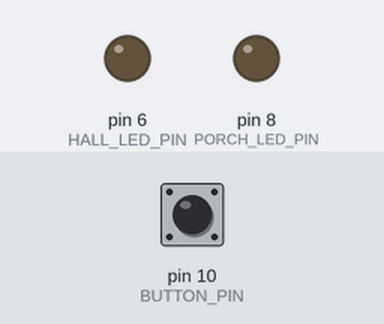
This sketch was run on a simulated Arduino Uno, built with avr-gcc and run on an emulated ATmega328P. On the bench: output pins drawn as LEDs (lit = HIGH). Inputs (shaded band) come from the test bench; at power-on: pin 10 (BUTTON_PIN) HIGH.

Above: at 1.2 s.
1.3 s: pin 10 (BUTTON_PIN) pulled LOW for 0.15 s
At 1.8 s:
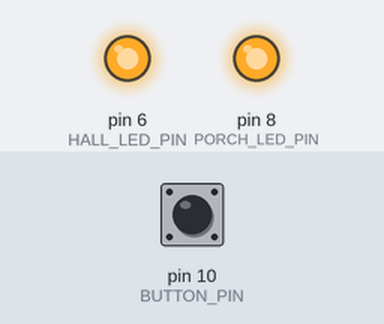
At 31.8 s:
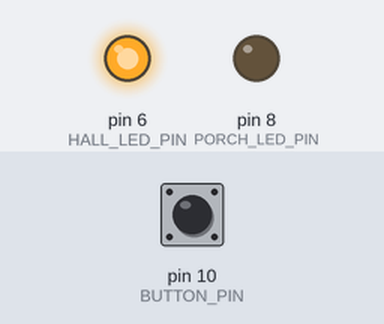
Timing chart, 0 to 32.7 s (numbered marks = the images above; inputs shaded):
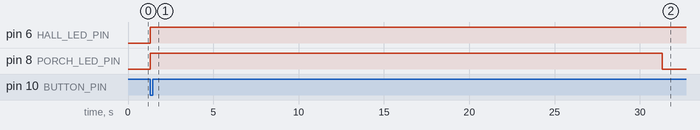

The sketch:

Lights_on.ino
```cpp
#define PORCH_LED_PIN 8
#define HALL_LED_PIN 6
#define BUTTON_PIN 10

bool lastButton = HIGH;
unsigned long porchStart = 0;
unsigned long hallStart = 0;

bool porchOn = false;
bool hallOn = false;


void setup() {
  pinMode(PORCH_LED_PIN, OUTPUT);
  pinMode(HALL_LED_PIN, OUTPUT);
  pinMode(BUTTON_PIN, INPUT_PULLUP);
}

void loop() {
  bool reading = digitalRead(BUTTON_PIN);

  if (reading == LOW && lastButton == HIGH) {
    triggerLights();
    delay(200);
  }

  updatePorchLight();
  updateHallLight();

  lastButton = reading;
}

void triggerLights() {
  porchOn = true;
  hallOn = true;

  porchStart = millis();
  hallStart = millis();

  digitalWrite(PORCH_LED_PIN, HIGH);
  digitalWrite(HALL_LED_PIN, HIGH);
}

void updatePorchLight() {
  if (porchOn && millis() - porchStart >= 30000) {
    digitalWrite(PORCH_LED_PIN, LOW);
    porchOn = false;
  }
}

void updateHallLight() {
  if (hallOn && millis() - hallStart >= 60000) {
    digitalWrite(HALL_LED_PIN, LOW);
    hallOn = false;
  }
}
```

Measured:
- after the input at 1.3 s, pin 6 (HALL_LED_PIN): LOW → HIGH at once; pin 8 (PORCH_LED_PIN): LOW → HIGH at once, → LOW 30.0 s later
